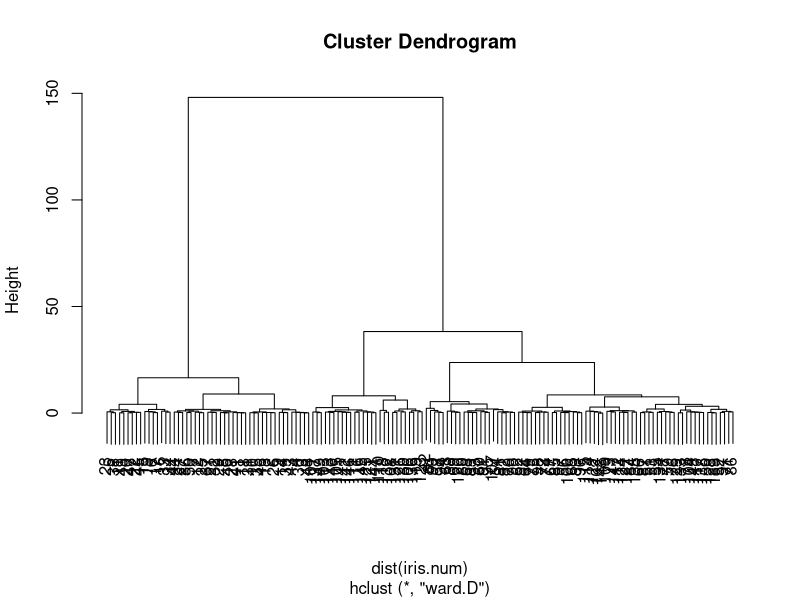
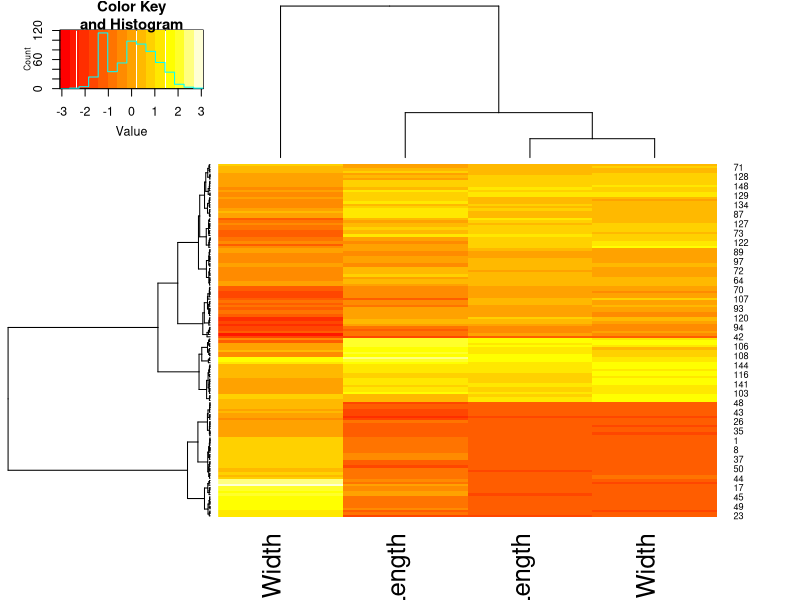

Write the R code that produced these figures, in order.
#
# NORMALIZATION
#

# using the iris data as an example
iris.norm <- iris

# for loop over each coloumn
for (i in c(1:length(iris.norm))){
    if (!is.factor(iris.norm[,i])){
        attr.mean <- mean(iris.norm[,i])
        attr.sd <- sd(iris.norm[,i])
        iris.norm[,i] <- (iris.norm[,i]-attr.mean)/attr.sd
    }
}


#
# HIERARCHICAL CLUSTERING
#

# with the Ward method (defualt)
iris.num <- iris.norm[1:4]
iris.cl <- hclust(dist(iris.num), method="ward")
plot(iris.cl)

# Heatmap
library(gplots)
rowv <- as.dendrogram(hclust(dist(iris.num), method="ward"))
colv <- as.dendrogram(hclust(dist(t(iris.num)), method="ward"))
heatmap.2(as.matrix(iris.num), Rowv=rowv,Colv=colv, trace="none")
